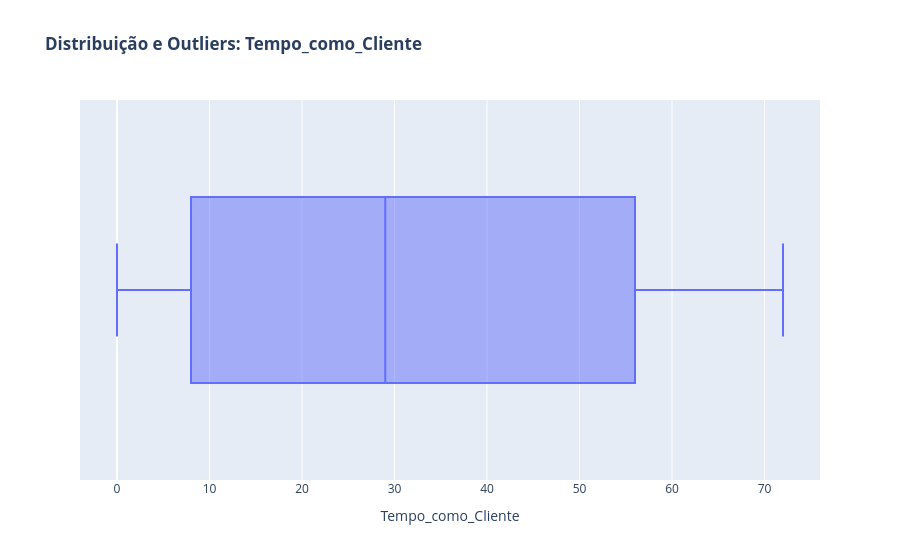
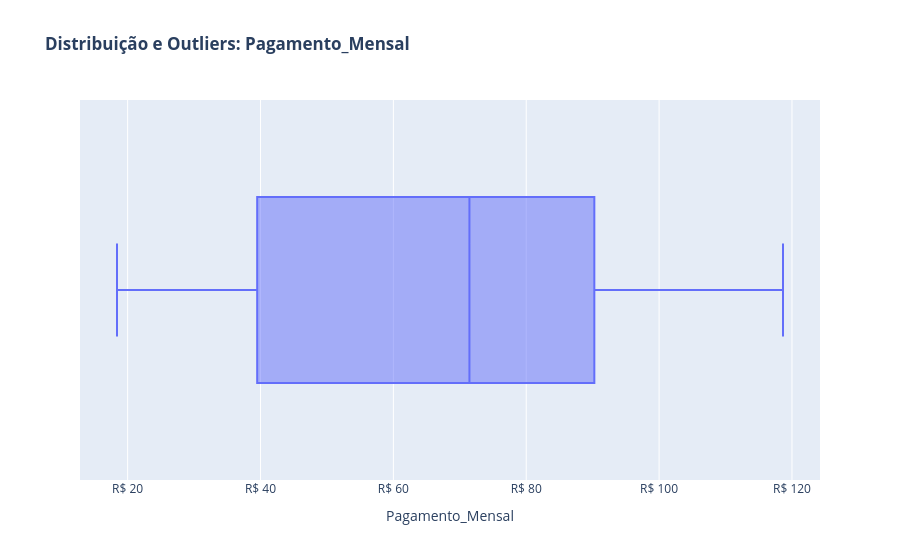
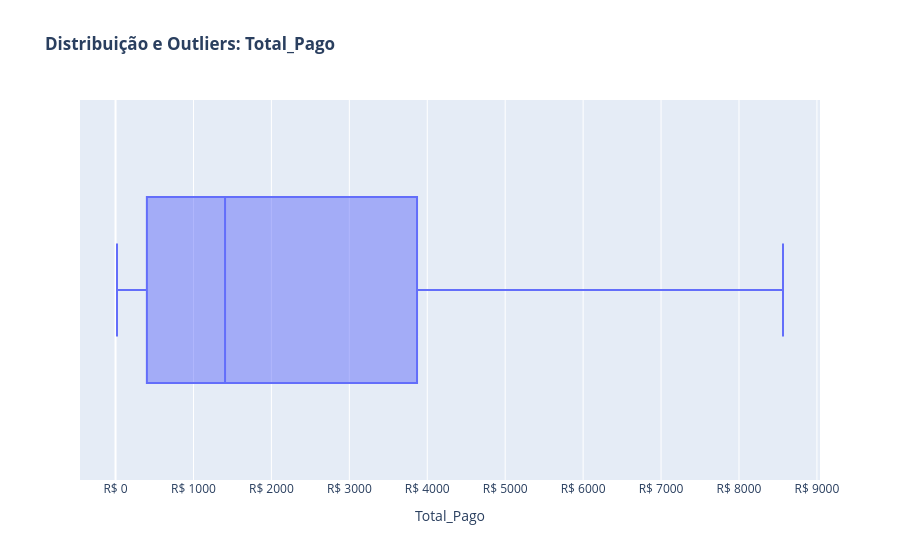

Notebook code cell kept with these figures, in order:
### Markdown cell above
## 3. Análise Univariada & Detecção de Outliers

### Code cell
display(df.describe())

colunas_numericas = ['Tempo_como_Cliente', 'Pagamento_Mensal', 'Total_Pago']
colunas_numericas = [c for c in colunas_numericas if c in df.columns]

for coluna in colunas_numericas:
    Q1 = df[coluna].quantile(0.25)
    Q3 = df[coluna].quantile(0.75)
    IQR = Q3 - Q1
    limite_inferior = Q1 - 1.5 * IQR
    limite_superior = Q3 + 1.5 * IQR
    outliers = df[(df[coluna] < limite_inferior) | (df[coluna] > limite_superior)]
    print(f"{coluna}: {len(outliers)} outliers detectados (Limites: {limite_inferior:.2f} a {limite_superior:.2f})")

    fig = px.box(df, x=coluna, title=f'<b>Distribuição e Outliers: {coluna}</b>')
    if coluna != 'Tempo_como_Cliente':
        fig.update_xaxes(tickprefix='R$ ')
    fig.show()

### Figure 1 — Plotly figure (JSON) as saved in the notebook; plotly's stock layout.template omitted (floating-point values rounded to 4 significant figures; data arrays with more than 128 entries replaced by an {"elided": "..."} marker saying what was removed)
{"data": [{"alignmentgroup": "True", "hovertemplate": "Tempo_como_Cliente=%{x}<extra></extra>", "legendgroup": "", "marker": {"color": "#636efa"}, "name": "", "notched": false, "offsetgroup": "", "orientation": "h", "showlegend": false, "type": "box", "x": {"elided": "2500 int values"}, "x0": " ", "xaxis": "x", "y0": " ", "yaxis": "y"}], "layout": {"boxmode": "group", "legend": {"tracegroupgap": 0}, "title": {"text": "<b>Distribuição e Outliers: Tempo_como_Cliente</b>"}, "xaxis": {"anchor": "y", "domain": [0, 1], "title": {"text": "Tempo_como_Cliente"}}, "yaxis": {"anchor": "x", "domain": [0, 1]}}}

### Figure 2 — Plotly figure (JSON) as saved in the notebook; plotly's stock layout.template omitted (floating-point values rounded to 4 significant figures; data arrays with more than 128 entries replaced by an {"elided": "..."} marker saying what was removed)
{"data": [{"alignmentgroup": "True", "hovertemplate": "Pagamento_Mensal=%{x}<extra></extra>", "legendgroup": "", "marker": {"color": "#636efa"}, "name": "", "notched": false, "offsetgroup": "", "orientation": "h", "showlegend": false, "type": "box", "x": {"elided": "2500 float values"}, "x0": " ", "xaxis": "x", "y0": " ", "yaxis": "y"}], "layout": {"boxmode": "group", "legend": {"tracegroupgap": 0}, "title": {"text": "<b>Distribuição e Outliers: Pagamento_Mensal</b>"}, "xaxis": {"anchor": "y", "domain": [0, 1], "tickprefix": "R$ ", "title": {"text": "Pagamento_Mensal"}}, "yaxis": {"anchor": "x", "domain": [0, 1]}}}

### Figure 3 — Plotly figure (JSON) as saved in the notebook; plotly's stock layout.template omitted (floating-point values rounded to 4 significant figures; data arrays with more than 128 entries replaced by an {"elided": "..."} marker saying what was removed)
{"data": [{"alignmentgroup": "True", "hovertemplate": "Total_Pago=%{x}<extra></extra>", "legendgroup": "", "marker": {"color": "#636efa"}, "name": "", "notched": false, "offsetgroup": "", "orientation": "h", "showlegend": false, "type": "box", "x": {"elided": "2500 float values"}, "x0": " ", "xaxis": "x", "y0": " ", "yaxis": "y"}], "layout": {"boxmode": "group", "legend": {"tracegroupgap": 0}, "title": {"text": "<b>Distribuição e Outliers: Total_Pago</b>"}, "xaxis": {"anchor": "y", "domain": [0, 1], "tickprefix": "R$ ", "title": {"text": "Total_Pago"}}, "yaxis": {"anchor": "x", "domain": [0, 1]}}}
